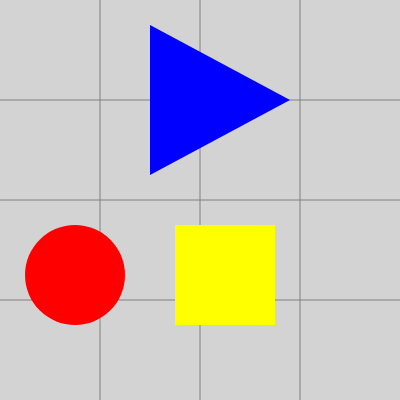
Frame 1 (no input)
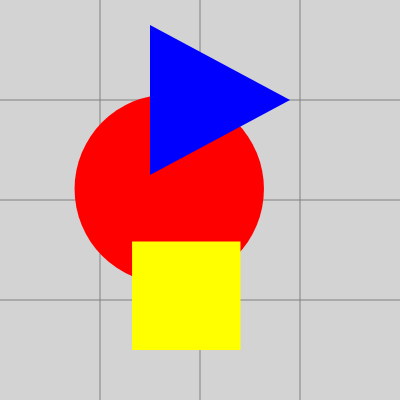
Frame 60 (no input)
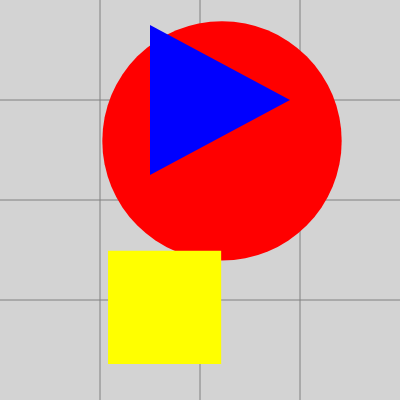
Frame 120 (the mouse pressed at the canvas centre since frame 60)

The p5.js sketch that drew these frames (run headless with seeded random() and noise() and a simulated clock; from frame 60 on, the mouse is pressed at the canvas centre):

// p5.js sketch
// ── sketch.js
/*

Animating the size of the circle and square

*/

// declare the variables for ellipse
let circleX, circleY, circleWidth, circleHeight;
let circleXNew, circleYNew, circleWidthNew, circleHeightNew, circleIsDone;

// declare the variables for rect
let squareX, squareY, squareWidth, squareHeight;
let squareXNew, squareYNew, squareWidthNew, squareHeightNew, squareIsDone;

// declare the variables for colour
let colours = ['red','yellow','blue'];

function setup() {
  createCanvas(400, 400);

  // assign initial values to the variables for ellipse
  circleX = 75;
  circleY = 275;
  circleWidth = 100;
  circleHeight = circleWidth;
  circleXNew = random(width);
  circleYNew = random(height);
  circleWidthNew = random(width);
  circleHeightNew = circleWidthNew;
  circleIsDone = false;

  // assign initial values to the variables for rect
  // adjust squareX and squareY to be the coordinates of the centre
  squareX = 175 + 100/2;
  squareY = 225 + 100/2;
  squareWidth = 100;
  squareHeight = squareWidth;
  squareXNew = random(width);
  squareYNew = random(height);
  squareWidthNew = random(width);
  squareHeightNew = squareWidthNew;
  squareIsDone = false;

  // assign values to the variables for colour
  colours = ['red','yellow','blue'];

  rectMode(CENTER);
}

function draw() {
  background('lightgrey');

  drawGrid();

  // don't draw a line around the shapes
  strokeWeight(0);

  // draw the circle
  fill(colours[0]);
  ellipse(circleX, circleY, circleWidth, circleHeight);
  circleX += (circleXNew-circleX)/100;
  circleY += (circleYNew-circleY)/100;
  circleWidth += (circleWidthNew - circleWidth)/100;
  circleHeight = circleWidth;
  if (abs(circleXNew - circleX) < 1 && abs(circleYNew - circleY) < 1 && abs(circleWidthNew - circleWidth < 1)) {
    circleIsDone = true;
  }

  // draw the square
  fill(colours[1]);
  rect(squareX, squareY, squareWidth, squareHeight);
  squareX += (squareXNew-squareX)/100;
  squareY += (squareYNew-squareY)/100;
  squareWidth += (squareWidthNew - squareWidth)/100;
  squareHeight = squareWidth;
  if (abs(squareXNew - squareX) < 1 && abs(squareYNew - squareY < 1) && abs(circleWidthNew - circleWidth < 1)) {
    squareIsDone = true;
  }

  // draw the triangle
  fill(colours[2]);
  triangle(150,25,290,100,150,175);

  // if the shapes are in their new positions
  // generate new stop coordinates and start again
  if (circleIsDone === true && squareIsDone === true) {
    circleXNew = random(width);
    circleYNew = random(height);
    circleWidthNew = random(width);
    circleHeightNew = circleWidthNew;
    squareXNew = random(width);
    squareYNew = random(height);
    squareWidthNew = random(width);
    squareHeightNew = squareWidthNew;
    colours = shuffle(colours);
    // reset the flags so the shapes will move to the new positions
    circleIsDone = false;
    squareIsDone = false;
  }
}

function drawGrid() {
  stroke('grey');
  strokeWeight(1);
  // draw a grid
  line(100, 0, 100, 400);
  line(200, 0, 200, 400);
  line(300, 0, 300, 400);
  line(0, 100, 400, 100);
  line(0, 200, 400, 200);
  line(0, 300, 400, 300);
}
